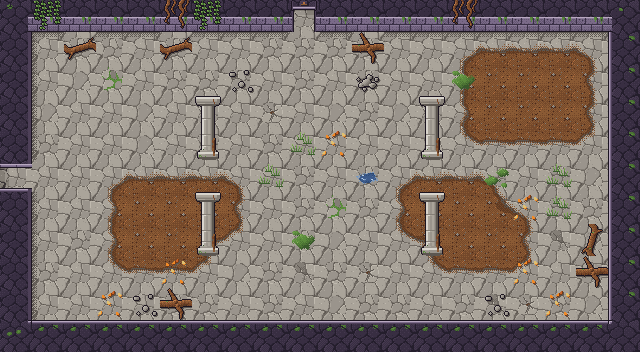

This game map was drawn from its Tiled (.tmx) file and the tilesets committed beside it. A one-line description and the full map source follow:
An orthogonal 20x11 tile map with 32x32 px tiles, 4 tile layers (Sol, Decor, Murs, Dessus) and 9 objects (3x Ennemi, 2x Sortie, 2x Porte, 2x Spawn).

<map version="1.10" tiledversion="1.12.2" orientation="orthogonal" renderorder="right-down" width="20" height="11" tilewidth="32" tileheight="32" infinite="0" nextlayerid="6" nextobjectid="10">
 <properties>
  <property name="carte_x" type="int" value="3" />
  <property name="carte_y" type="int" value="2" />
  <property name="etage" value="rdc" />
 </properties>
 <tileset firstgid="1" source="../tilesets/temple_racines.tsx" />
 <layer id="1" name="Sol" width="20" height="11">
  <data encoding="csv">
1,2,1,4,3,4,2,1,2,5,1,2,2,1,1,2,1,1,1,1,
4,1,2,2,1,2,1,1,2,2,2,2,1,1,68,49,49,49,69,1,
3,1,3,126,1,2,2,2,1,2,1,2,1,1,51,6,6,6,52,1,
1,3,1,1,3,1,1,1,5,1,3,2,3,1,51,6,6,6,52,3,
2,2,1,1,3,1,2,1,2,1,1,1,1,3,70,50,50,50,71,2,
4,1,1,68,49,49,49,69,1,2,1,2,68,49,49,69,1,2,3,1,
2,1,1,51,6,6,6,52,1,2,126,2,51,6,6,54,69,2,2,1,
1,1,2,51,6,6,56,71,1,2,3,1,70,55,6,6,52,4,3,1,
1,2,1,70,50,50,71,3,2,4,2,5,1,70,50,50,71,1,1,1,
3,1,1,1,1,2,2,1,2,1,3,2,2,1,2,4,5,2,3,1,
2,1,1,2,2,2,1,1,1,1,5,2,1,1,2,2,1,1,2,4
</data>
 </layer>
 <layer id="2" name="Decor" width="20" height="11">
  <data encoding="csv">
0,0,0,0,0,0,0,0,0,0,0,0,0,0,0,0,0,0,0,0,
0,15,7,13,13,7,13,13,13,0,13,9,13,13,13,13,13,13,13,0,
0,14,0,0,0,0,0,77,0,0,0,16,0,0,118,0,0,0,0,0,
0,14,0,0,0,0,0,0,0,0,0,0,0,0,0,0,0,0,0,0,
0,14,0,0,0,0,0,0,0,78,120,0,0,0,0,0,0,0,0,0,
0,0,0,0,0,0,0,0,78,0,0,80,0,0,0,119,0,78,0,0,
0,14,0,0,0,0,0,0,0,0,0,0,0,0,0,0,120,78,0,0,
0,14,0,0,0,0,0,0,0,118,0,0,0,0,0,0,0,0,8,0,
0,14,0,0,0,120,0,0,0,0,0,0,0,0,0,0,120,0,9,0,
0,14,0,120,77,9,0,0,0,0,0,0,0,0,0,77,0,120,0,0,
0,0,0,0,0,0,0,0,0,0,0,0,0,0,0,0,0,0,0,0
</data>
 </layer>
 <layer id="3" name="Murs" width="20" height="11">
  <data encoding="csv">
21,17,17,17,17,17,17,17,17,41,17,17,17,17,17,17,17,17,17,22,
19,0,0,0,0,0,0,0,0,0,0,0,0,0,0,0,0,0,0,20,
19,0,0,0,0,0,0,0,0,0,0,0,0,0,0,0,0,0,0,20,
19,0,0,0,0,0,0,0,0,0,0,0,0,0,0,0,0,0,0,20,
19,0,0,0,0,0,114,0,0,0,0,0,0,114,0,0,0,0,0,20,
43,0,0,0,0,0,0,0,0,0,0,0,0,0,0,0,0,0,0,20,
19,0,0,0,0,0,0,0,0,0,0,0,0,0,0,0,0,0,0,20,
19,0,0,0,0,0,114,0,0,0,0,0,0,114,0,0,0,0,0,20,
19,0,0,0,0,0,0,0,0,0,0,0,0,0,0,0,0,0,0,20,
19,0,0,0,0,0,0,0,0,0,0,0,0,0,0,0,0,0,0,20,
23,18,18,18,18,18,18,18,18,18,18,18,18,18,18,18,18,18,18,24
</data>
 </layer>
 <objectgroup id="4" name="Objets">
  <object id="1" type="Sortie" x="0" y="160" width="32" height="32">
   <properties>
    <property name="cible_carte" value="res://scenes/rooms/donjon1_salle_07_room.tscn" />
    <property name="cible_spawn" value="depuis_est" />
    <property name="godot_node_type" value="area" />
   </properties>
  </object>
  <object id="2" type="Porte" x="0" y="160" width="32" height="32">
   <properties>
    <property name="id" value="donjon1_porte_04" />
    <property name="type" value="cle" />
   </properties>
  </object>
  <object id="3" type="Spawn" x="80" y="176">
   <properties>
    <property name="id" value="depuis_ouest" />
   </properties>
   <point />
  </object>
  <object id="4" type="Sortie" x="288" y="0" width="32" height="32">
   <properties>
    <property name="cible_carte" value="res://scenes/rooms/donjon1_salle_09_room.tscn" />
    <property name="cible_spawn" value="depuis_sud" />
    <property name="godot_node_type" value="area" />
   </properties>
  </object>
  <object id="5" type="Porte" x="288" y="0" width="32" height="32">
   <properties>
    <property name="id" value="donjon1_porte_05" />
    <property name="type" value="ennemis" />
   </properties>
  </object>
  <object id="6" type="Spawn" x="304" y="80">
   <properties>
    <property name="id" value="depuis_nord" />
   </properties>
   <point />
  </object>
  <object id="7" type="Ennemi" x="496" y="208">
   <properties>
    <property name="type" value="sanglier_noirci" />
    <property name="variante" value="rouge" />
   </properties>
   <point />
  </object>
  <object id="8" type="Ennemi" x="400" y="80">
   <properties>
    <property name="type" value="ronceau" />
    <property name="variante" value="rouge" />
   </properties>
   <point />
  </object>
  <object id="9" type="Ennemi" x="240" y="304">
   <properties>
    <property name="type" value="ronceau" />
    <property name="variante" value="normal" />
   </properties>
   <point />
  </object>
 </objectgroup>
 <layer id="5" name="Dessus" width="20" height="11">
  <data encoding="csv">
0,123,0,0,0,122,123,0,0,45,0,0,0,0,122,0,0,0,0,0,
0,0,0,0,0,0,0,0,0,0,0,0,0,0,0,0,0,0,0,0,
0,0,0,0,0,0,0,0,0,0,0,0,0,0,0,0,0,0,0,0,
0,0,0,0,0,0,113,0,0,0,0,0,0,113,0,0,0,0,0,0,
0,0,0,0,0,0,0,0,0,0,0,0,0,0,0,0,0,0,0,0,
47,0,0,0,0,0,0,0,0,0,0,0,0,0,0,0,0,0,0,0,
0,0,0,0,0,0,113,0,0,0,0,0,0,113,0,0,0,0,0,0,
0,0,0,0,0,0,0,0,0,0,0,0,0,0,0,0,0,0,0,0,
0,0,0,0,0,0,0,0,0,0,0,0,0,0,0,0,0,0,0,0,
0,0,0,0,0,0,0,0,0,0,0,0,0,0,0,0,0,0,0,0,
0,0,0,0,0,0,0,0,0,0,0,0,0,0,0,0,0,0,0,0
</data>
 </layer>
</map>
